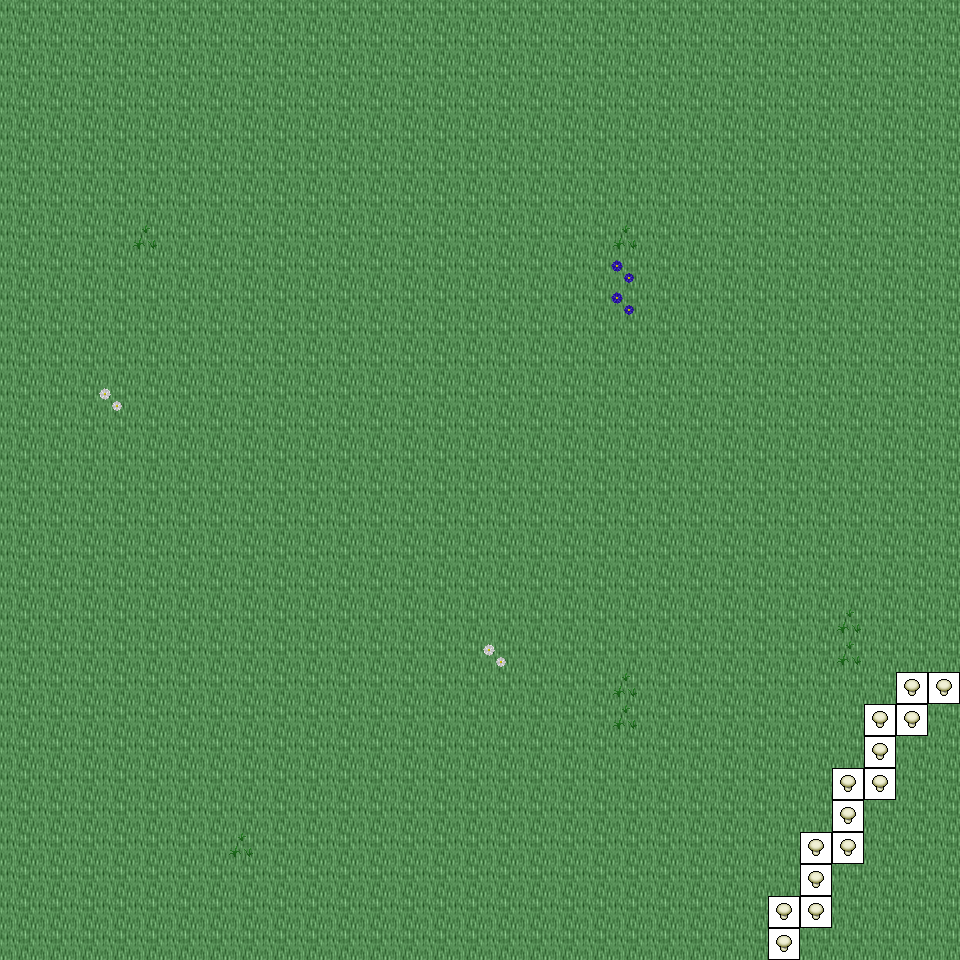

A level layout from a 2D game, rendered from its tile map. Below: a short description, then the map file with tile-grid data replaced by summaries:
An orthogonal 30x30 tile map with 32x32 px tiles, 6 tile layers (Ground, Object, Object2, Above, ...), 43 tilesets and 4 objects (4x mapExit).

<map version="1.0" orientation="orthogonal" renderorder="right-down" width="30" height="30" tilewidth="32" tileheight="32" nextobjectid="5">
  <tileset firstgid="1" name="tileset_logic_item_mushroom" tilewidth="32" tileheight="32" tilecount="6" columns="6">
    <image source="../drawable/tileset_logic_item_mushroom.png" width="192" height="32" />
  </tileset>
  <tileset firstgid="7" name="tileset_plant_tree_chestnut_tree" tilewidth="32" tileheight="32" tilecount="20" columns="4">
    <image source="../drawable/tileset_plant_tree_chestnut_tree.png" width="128" height="160" />
  </tileset>
  <tileset firstgid="27" name="tileset_plant_tree_oak_tree" tilewidth="32" tileheight="32" tilecount="20" columns="4">
    <image source="../drawable/tileset_plant_tree_oak_tree.png" width="128" height="160" />
  </tileset>
  <tileset firstgid="47" name="tileset_building_fence_stone_fence_white" tilewidth="32" tileheight="32" tilecount="9" columns="3">
    <image source="../drawable/tileset_building_fence_stone_fence_white.png" width="96" height="96" />
  </tileset>
  <tileset firstgid="56" name="tileset_building_gnome_homes" tilewidth="32" tileheight="32" tilecount="48" columns="6">
    <image source="../drawable/tileset_building_gnome_homes.png" width="192" height="256" />
  </tileset>
  <tileset firstgid="104" name="tileset_logic_creature_gnome" tilewidth="32" tileheight="32" tilecount="6" columns="6">
    <image source="../drawable/tileset_logic_creature_gnome.png" width="192" height="32" />
  </tileset>
  <tileset firstgid="110" name="tileset_logic_item_vegetable" tilewidth="32" tileheight="32" tilecount="13" columns="13">
    <image source="../drawable/tileset_logic_item_vegetable.png" width="256" height="64" />
  </tileset>
  <tileset firstgid="123" name="tileset_plant_stump_small_stump" tilewidth="32" tileheight="32" tilecount="4" columns="2">
    <image source="../drawable/tileset_plant_stump_small_stump.png" width="64" height="64" />
  </tileset>
  <tileset firstgid="127" name="tileset_object_birds" tilewidth="32" tileheight="32" tilecount="4" columns="2">
    <image source="../drawable/tileset_object_birds.png" width="64" height="64" />
  </tileset>
  <tileset firstgid="131" name="tileset_ground_earth_edges" tilewidth="32" tileheight="32" tilecount="18" columns="6">
    <image source="../drawable/tileset_ground_earth_edges.png" width="192" height="96" />
  </tileset>
  <tileset firstgid="149" name="tileset_ground_grass_corners" tilewidth="32" tileheight="32" tilecount="24" columns="6">
    <image source="../drawable/tileset_ground_grass_corners.png" width="192" height="128" />
  </tileset>
  <tileset firstgid="173" name="tileset_building_fence_fence_chunky" tilewidth="32" tileheight="32" tilecount="21" columns="3">
    <image source="../drawable/tileset_building_fence_fence_chunky.png" width="96" height="224" />
  </tileset>
  <tileset firstgid="194" name="tileset_plant_bush_hosta" tilewidth="32" tileheight="32" tilecount="9" columns="3">
    <image source="../drawable/tileset_plant_bush_hosta.png" width="96" height="96" />
  </tileset>
  <tileset firstgid="203" name="tileset_plant_tree_maple_tree" tilewidth="32" tileheight="32" tilecount="72" columns="8">
    <image source="../drawable/tileset_plant_tree_maple_tree.png" width="256" height="288" />
  </tileset>
  <tileset firstgid="275" name="tileset_ground_ground" tilewidth="32" tileheight="32" tilecount="33" columns="3">
    <image source="../drawable/tileset_ground_ground.png" width="96" height="352" />
  </tileset>
  <tileset firstgid="308" name="tileset_ground_ground_2" tilewidth="32" tileheight="32" tilecount="4" columns="4">
    <image source="../drawable/tileset_ground_ground_2.png" width="128" height="32" />
  </tileset>
  <tileset firstgid="312" name="tileset_ground_ridge_earth_dark" tilewidth="32" tileheight="32" tilecount="96" columns="12">
    <image source="../drawable/tileset_ground_ridge_earth_dark.png" width="384" height="256" />
  </tileset>
  <tileset firstgid="408" name="tileset_plant_grasses" tilewidth="32" tileheight="32" tilecount="6" columns="3">
    <image source="../drawable/tileset_plant_grasses.png" width="96" height="64" />
  </tileset>
  <tileset firstgid="414" name="tileset_ground_grass_edges" tilewidth="32" tileheight="32" tilecount="36" columns="12">
    <image source="../drawable/tileset_ground_grass_edges.png" width="384" height="96" />
  </tileset>
  <tileset firstgid="450" name="tileset_ground_green_paving" tilewidth="32" tileheight="32" tilecount="18" columns="3">
    <image source="../drawable/tileset_ground_green_paving.png" width="96" height="192" />
  </tileset>
  <tileset firstgid="468" name="tileset_ground_rock_pebbles" tilewidth="32" tileheight="32" tilecount="3" columns="1">
    <image source="../drawable/tileset_ground_rock_pebbles.png" width="32" height="96" />
  </tileset>
  <tileset firstgid="471" name="tileset_plant_flower_daisy_white" tilewidth="32" tileheight="32" tilecount="8" columns="2">
    <image source="../drawable/tileset_plant_flower_daisy_white.png" width="64" height="128" />
  </tileset>
  <tileset firstgid="479" name="tileset_plant_flower_daisy_blue" tilewidth="32" tileheight="32" tilecount="8" columns="2">
    <image source="../drawable/tileset_plant_flower_daisy_blue.png" width="64" height="128" />
  </tileset>
  <tileset firstgid="487" name="tileset_ground_ladder_vertical_dark" tilewidth="32" tileheight="32" tilecount="3" columns="3">
    <image source="../drawable/tileset_ground_ladder_vertical_dark.png" width="96" height="32" />
  </tileset>
  <tileset firstgid="490" name="tileset_plant_tree_tree_darkgreen" tilewidth="32" tileheight="32" tilecount="88" columns="8">
    <image source="../drawable/tileset_plant_tree_tree_darkgreen.png" width="256" height="352" />
  </tileset>
  <tileset firstgid="578" name="tileset_ground_rock_rock_cluster" tilewidth="32" tileheight="32" tilecount="6" columns="3">
    <image source="../drawable/tileset_ground_rock_rock_cluster.png" width="96" height="64" />
  </tileset>
  <tileset firstgid="584" name="tileset_plant_bush_bushes" tilewidth="32" tileheight="32" tilecount="10" columns="5">
    <image source="../drawable/tileset_plant_bush_bushes.png" width="160" height="64" />
  </tileset>
  <tileset firstgid="594" name="tileset_plant_vine" tilewidth="32" tileheight="32" tilecount="3" columns="1">
    <image source="../drawable/tileset_plant_vine.png" width="32" height="96" />
  </tileset>
  <tileset firstgid="597" name="tileset_ground_ladder_horizontal_dark" tilewidth="32" tileheight="32" tilecount="3" columns="1">
    <image source="../drawable/tileset_ground_ladder_horizontal_dark.png" width="32" height="96" />
  </tileset>
  <tileset firstgid="600" name="tileset_logic_collision" tilewidth="32" tileheight="32" tilecount="1" columns="1">
    <image source="../drawable/tileset_logic_collision.png" width="32" height="32" />
  </tileset>
  <tileset firstgid="601" name="tileset_plant_tree_fir_trees" tilewidth="32" tileheight="32" tilecount="24" columns="6">
    <image source="../drawable/tileset_plant_tree_fir_trees.png" width="192" height="128" />
  </tileset>
  <tileset firstgid="625" name="tileset_plant_mosses" tilewidth="32" tileheight="32" tilecount="16" columns="4">
    <image source="../drawable/tileset_plant_mosses.png" width="128" height="128" />
  </tileset>
  <tileset firstgid="641" name="tileset_plant_mushroom3" tilewidth="32" tileheight="32" tilecount="2" columns="2">
    <image source="../drawable/tileset_plant_mushroom3.png" width="64" height="32" />
  </tileset>
  <tileset firstgid="643" name="tileset_building_wizards_tower" tilewidth="32" tileheight="32" tilecount="252" columns="9">
    <image source="../drawable/tileset_building_wizards_tower.png" width="288" height="896" />
  </tileset>
  <tileset firstgid="895" name="tileset_plant_tree_evergreen" tilewidth="32" tileheight="32" tilecount="36" columns="3">
    <image source="../drawable/tileset_plant_tree_evergreen.png" width="96" height="384" />
  </tileset>
  <tileset firstgid="931" name="tileset_logic_portal" tilewidth="32" tileheight="32" tilecount="24" columns="8">
    <image source="../drawable/tileset_logic_portal.png" width="256" height="96" />
  </tileset>
  <tileset firstgid="955" name="tileset_logic_protection" tilewidth="32" tileheight="32" tilecount="2" columns="2">
    <image source="../drawable/tileset_logic_protection.png" width="64" height="32" />
  </tileset>
  <tileset firstgid="957" name="tileset_logic_item_herb" tilewidth="32" tileheight="32" tilecount="5" columns="5">
    <image source="../drawable/tileset_logic_item_herb.png" width="160" height="32" />
  </tileset>
  <tileset firstgid="962" name="tileset_plant_bush_large_green" tilewidth="32" tileheight="32" tilecount="9" columns="3">
    <image source="../drawable/tileset_plant_bush_large_green.png" width="96" height="96" />
  </tileset>
  <tileset firstgid="971" name="tileset_light_dim_light_5x5" tilewidth="32" tileheight="32" tilecount="25" columns="5">
    <image source="../drawable/tileset_light_dim_light_5x5.png" width="160" height="160" />
  </tileset>
  <tileset firstgid="996" name="tileset_furniture_light_small_oil_lamp" tilewidth="32" tileheight="32" tilecount="8" columns="2">
    <image source="../drawable/tileset_furniture_light_small_oil_lamp.png" width="64" height="128" />
  </tileset>
  <tileset firstgid="1004" name="tileset_item_banners_flag" tilewidth="32" tileheight="32" tilecount="12" columns="3">
    <image source="../drawable/tileset_item_banners_flag.png" width="96" height="128" />
  </tileset>
  <tileset firstgid="1016" name="tileset_item_flagpole" tilewidth="32" tileheight="32" tilecount="3" columns="1">
    <image source="../drawable/tileset_item_flagpole.png" width="32" height="96" />
  </tileset>
  <layer name="Ground" width="30" height="30">
    <data>[900 cells, 900 non-empty, 1 distinct tile ids]</data>
  </layer>
  <layer name="Object" width="30" height="30">
    <data>[900 cells, 21 non-empty, 10 distinct tile ids]</data>
  </layer>
  <layer name="Object2" width="30" height="30">
    <data>[900 cells, 4 non-empty, 2 distinct tile ids]</data>
  </layer>
  <layer name="Above" width="30" height="30">
    <data>[900 cells, 0 non-empty, 0 distinct tile ids]</data>
  </layer>
  <layer name="Above2" width="30" height="30">
    <data>[900 cells, 0 non-empty, 0 distinct tile ids]</data>
  </layer>
  <layer name="Walkable" width="30" height="30">
    <data>[900 cells, 14 non-empty, 1 distinct tile ids]</data>
  </layer>
  <objectgroup name="MapEvents">
    <object id="1" name="north" type="mapExit" x="0" y="0" width="960" height="32">
      <properties>
        <property name="map" value="level_0_x106_y26" />
        <property name="x" value="0" />
        <property name="y" value="28" />
      </properties>
    </object>
    <object id="2" name="south" type="mapExit" x="0" y="928" width="768" height="32">
      <properties>
        <property name="map" value="level_0_x106_y28" />
        <property name="x" value="0" />
        <property name="y" value="1" />
      </properties>
    </object>
    <object id="3" name="south2" type="mapExit" x="800" y="928" width="160" height="32">
      <properties>
        <property name="map" value="level_0_x106_y28" />
        <property name="x" value="25" />
        <property name="y" value="1" />
      </properties>
    </object>
    <object id="4" name="west" type="mapExit" x="0" y="0" width="32" height="960">
      <properties>
        <property name="map" value="level_0_x105_y27" />
        <property name="x" value="28" />
        <property name="y" value="0" />
      </properties>
    </object>
  </objectgroup>
</map>
